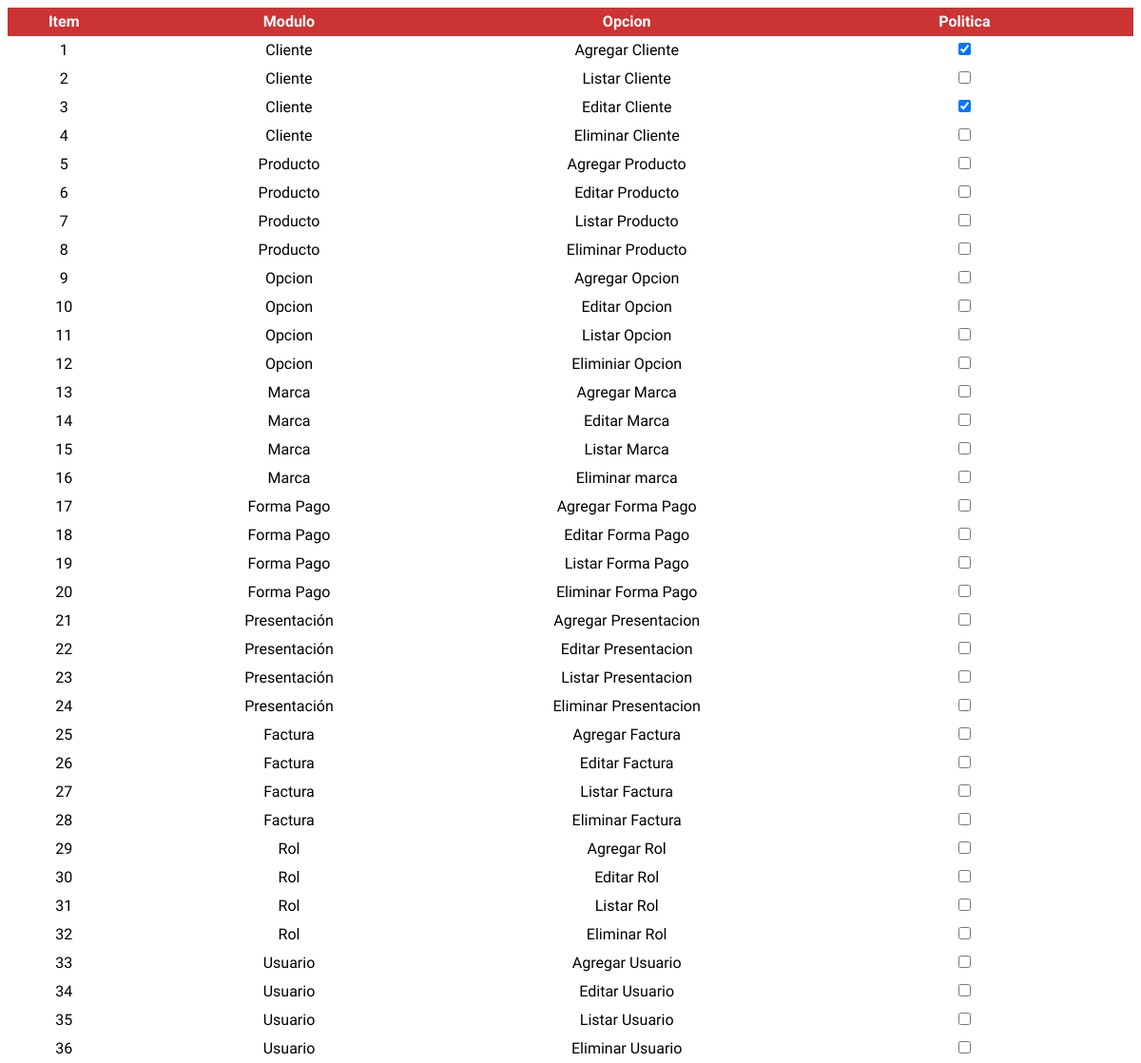
Page /vista/usuario/ver_permiso.php?fky_usu=1 on the committed database.
### tables this page shows
CREATE TABLE `opcion` (
  `cod_opc` int(11) NOT NULL,
  `nom_opc` varchar(40) NOT NULL,
  `fky_mod` int(11) NOT NULL,
  `url_opc` varchar(100) NOT NULL,
  `est_opc` char(1) NOT NULL
);

CREATE TABLE `modulo` (
  `cod_mod` int(11) NOT NULL,
  `nom_mod` varchar(40) NOT NULL,
  `rut_mod` varchar(100) NOT NULL,
  `est_mod` char(1) NOT NULL
);

CREATE TABLE `permiso` (
  `opc_per` int(11) NOT NULL,
  `fky_opc` int(11) NOT NULL,
  `fky_usu` int(11) NOT NULL,
  `est_per` char(1) NOT NULL
);

### clase/usuario/usuario.class.php (called while the page is built, shortened)
<?php
require_once("../../clase/utilidad/utilidad.class.php");
class usuario extends utilidad
{
		public function buscar_permiso($cod_usu, $cod_opc)
		{
			$sql ="select est_per from permiso as per
					where
					per.fky_usu = $cod_usu
					and
					per.fky_opc = $cod_opc ";
			$per = $this->ejecutar($sql);
			$per_usu = $this->extraer_dato($per);
			return $per_usu['est_per'];
		}
		public function ver_todos_permisos()
		{
			$sql ="select cod_opc, nom_opc, nom_mod
				   from opcion as opc,
				        modulo as modu
				   where opc.est_opc ='A' and
				         modu.est_mod = 'A' and
				         opc.fky_mod = modu.cod_mod";
			$per = $this->ejecutar($sql);
			return $per;
		}
}
?>

### clase/utilidad/utilidad.class.php (called while the page is built, shortened)
<?php
class utilidad
{
    private  $con_bdt;
    public function __construct()
      {
      $this->con_bdt=@mysqli_connect("localhost","root","13081","sistfact");
      }
   protected function ejecutar($sql)
   {
         $ret=mysqli_query($this->con_bdt,$sql);
         return $ret;
      }
    public function extraer_dato($puntero)
      {
        return mysqli_fetch_assoc($puntero);
      }
}
?>

### vista/usuario/ver_permiso.php (the view, shortened to what this page needs)
<!DOCTYPE html>
<html lang="es">
<head>
	<link rel="stylesheet" type="text/css" href="../../css/estilo.css">
</head>
		<body>
		<?php
			require("../../clase/usuario/usuario.class.php");
			$obj_usu = new usuario;
			$cod_usu = $_GET['fky_usu'];
			$pri_usu = $obj_usu->ver_todos_permisos();
		?>
			<div class="contenedor_listado_grande">
				<span class='titulo letra_blanca pocision altura30 columna10'>Item</span>
				<span class='titulo letra_blanca pocision altura30 columna30'>Modulo</span>
				<span class='titulo letra_blanca pocision altura30 columna30'>Opcion </span>
				<span class='titulo letra_blanca pocision altura30 columna30'>Politica</span>
				<?php
					$i=1;
					while(($opc_usu=$obj_usu->extraer_dato($pri_usu))>0)
					{
				?>
						<span class='pocision altura30 columna10'><?php echo $i; ?>                </span>
						<span class='pocision altura30 columna30'><?php echo $opc_usu['nom_mod'] ?></span>
						<span class='pocision altura30 columna30'><?php echo $opc_usu['nom_opc'] ?></span>
						<span class='pocision altura30 columna30'>
		<input type="checkbox" onclick="gestionar_permiso(<?php echo  $cod_usu ?>,<?php echo $opc_usu['cod_opc'] ?>)"
							   name="<?php echo $opc_usu['cod_opc'] ?>"
							   id="<?php echo $opc_usu['cod_opc'] ?>"
					<?php if ($obj_usu->buscar_permiso($cod_usu,$opc_usu['cod_opc'])=="A") echo "checked" ?> >
						</span>
				<?php
					$i++;
					}
		?>
			</div>
		</body>
</html>

### css/estilo.css (style rules this page uses)
* { font-family: 'Poiret One', cursive; }
.titulo, input[type="submit"], input[type="button"] { background-color: #cc3333; font-weight: bold; }
.letra_blanca, input[type="submit"], input[type="button"] { color: #ffffff; }
.altura30, input[type="submit"], input[type="button"] { height: 30px; line-height: 30px; }
.pocision { text-align: center; }
.columna10 { width: 10%; }
.columna30 { width: 30%; }
.contenedor_listado_grande span { display: inline-block; float: left; }

### rows in the picture
opcion: modulo.nom_mod "Cliente", nom_opc "Agregar Cliente", cod_opc "☑"
permiso: est_per "☑"
opcion: modulo.nom_mod "Cliente", nom_opc "Listar Cliente"
opcion: modulo.nom_mod "Cliente", nom_opc "Editar Cliente"
opcion: modulo.nom_mod "Cliente", nom_opc "Eliminar Cliente"
opcion: modulo.nom_mod "Producto", nom_opc "Agregar Producto"
opcion: modulo.nom_mod "Producto", nom_opc "Editar Producto"
opcion: modulo.nom_mod "Producto", nom_opc "Listar Producto"
opcion: modulo.nom_mod "Producto", nom_opc "Eliminar Producto"
opcion: modulo.nom_mod "Opcion", nom_opc "Agregar Opcion"
opcion: modulo.nom_mod "Opcion", nom_opc "Editar Opcion"
opcion: modulo.nom_mod "Opcion", nom_opc "Listar Opcion"
opcion: modulo.nom_mod "Opcion", nom_opc "Eliminiar Opcion"
opcion: modulo.nom_mod "Marca", nom_opc "Agregar Marca"
opcion: modulo.nom_mod "Marca", nom_opc "Editar Marca"
opcion: modulo.nom_mod "Marca", nom_opc "Listar Marca"
opcion: modulo.nom_mod "Marca", nom_opc "Eliminar marca"
opcion: modulo.nom_mod "Forma Pago", nom_opc "Agregar Forma Pago"
opcion: modulo.nom_mod "Forma Pago", nom_opc "Editar Forma Pago"
opcion: modulo.nom_mod "Forma Pago", nom_opc "Listar Forma Pago"
opcion: modulo.nom_mod "Forma Pago", nom_opc "Eliminar Forma Pago"
opcion: modulo.nom_mod "Presentación", nom_opc "Agregar Presentacion"
opcion: modulo.nom_mod "Presentación", nom_opc "Editar Presentacion"
opcion: modulo.nom_mod "Presentación", nom_opc "Listar Presentacion"
opcion: modulo.nom_mod "Presentación", nom_opc "Eliminar Presentacion"
opcion: modulo.nom_mod "Factura", nom_opc "Agregar Factura"
opcion: modulo.nom_mod "Factura", nom_opc "Editar Factura"
opcion: modulo.nom_mod "Factura", nom_opc "Listar Factura"
opcion: modulo.nom_mod "Factura", nom_opc "Eliminar Factura"
opcion: modulo.nom_mod "Rol", nom_opc "Agregar Rol"
opcion: modulo.nom_mod "Rol", nom_opc "Editar Rol"
opcion: modulo.nom_mod "Rol", nom_opc "Listar Rol"
opcion: modulo.nom_mod "Rol", nom_opc "Eliminar Rol"
opcion: modulo.nom_mod "Usuario", nom_opc "Agregar Usuario"
opcion: modulo.nom_mod "Usuario", nom_opc "Editar Usuario"
opcion: modulo.nom_mod "Usuario", nom_opc "Listar Usuario"
opcion: modulo.nom_mod "Usuario", nom_opc "Eliminar Usuario"
